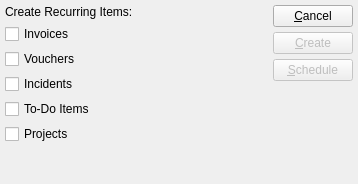
<?xml version="1.0" encoding="UTF-8"?>
<ui version="4.0">
 <comment>This file is part of the xTuple ERP: PostBooks Edition, a free and
open source Enterprise Resource Planning software suite,
Copyright (c) 1999-2011 by OpenMFG LLC, d/b/a xTuple.
It is licensed to you under the Common Public Attribution License
version 1.0, the full text of which (including xTuple-specific Exhibits)
is available at www.xtuple.com/CPAL.  By using this software, you agree
to be bound by its terms.</comment>
 <class>createRecurringItems</class>
 <widget class="QWidget" name="createRecurringItems">
  <property name="geometry">
   <rect>
    <x>0</x>
    <y>0</y>
    <width>358</width>
    <height>184</height>
   </rect>
  </property>
  <property name="sizePolicy">
   <sizepolicy hsizetype="Preferred" vsizetype="Preferred">
    <horstretch>0</horstretch>
    <verstretch>0</verstretch>
   </sizepolicy>
  </property>
  <property name="windowTitle">
   <string>Create Recurring Items</string>
  </property>
  <layout class="QGridLayout" name="gridLayout">
   <item row="0" column="0" colspan="3">
    <widget class="QLabel" name="_createRecurringItemsLit">
     <property name="text">
      <string>Create Recurring Items:</string>
     </property>
     <property name="alignment">
      <set>Qt::AlignLeading|Qt::AlignLeft|Qt::AlignTop</set>
     </property>
    </widget>
   </item>
   <item row="0" column="3" rowspan="8">
    <layout class="QVBoxLayout" name="verticalLayout">
     <item>
      <widget class="QPushButton" name="_close">
       <property name="text">
        <string>&amp;Cancel</string>
       </property>
      </widget>
     </item>
     <item>
      <widget class="QPushButton" name="_create">
       <property name="enabled">
        <bool>false</bool>
       </property>
       <property name="text">
        <string>&amp;Create</string>
       </property>
       <property name="default">
        <bool>true</bool>
       </property>
      </widget>
     </item>
     <item>
      <widget class="QPushButton" name="_submit">
       <property name="enabled">
        <bool>false</bool>
       </property>
       <property name="text">
        <string>&amp;Schedule</string>
       </property>
      </widget>
     </item>
     <item>
      <spacer>
       <property name="orientation">
        <enum>Qt::Vertical</enum>
       </property>
       <property name="sizeType">
        <enum>QSizePolicy::Expanding</enum>
       </property>
       <property name="sizeHint" stdset="0">
        <size>
         <width>20</width>
         <height>16</height>
        </size>
       </property>
      </spacer>
     </item>
    </layout>
   </item>
   <item row="3" column="0" colspan="2">
    <widget class="XCheckBox" name="_incidents">
     <property name="text">
      <string>Incidents</string>
     </property>
    </widget>
   </item>
   <item row="3" column="2" rowspan="3">
    <spacer>
     <property name="orientation">
      <enum>Qt::Horizontal</enum>
     </property>
     <property name="sizeHint" stdset="0">
      <size>
       <width>0</width>
       <height>0</height>
      </size>
     </property>
    </spacer>
   </item>
   <item row="4" column="0" colspan="2">
    <widget class="XCheckBox" name="_todoItems">
     <property name="text">
      <string>To-Do Items</string>
     </property>
    </widget>
   </item>
   <item row="5" column="0" colspan="2">
    <widget class="XCheckBox" name="_projects">
     <property name="text">
      <string>Projects</string>
     </property>
    </widget>
   </item>
   <item row="1" column="0" colspan="2">
    <widget class="XCheckBox" name="_invoices">
     <property name="text">
      <string>Invoices</string>
     </property>
    </widget>
   </item>
   <item row="7" column="0">
    <spacer name="verticalSpacer">
     <property name="orientation">
      <enum>Qt::Vertical</enum>
     </property>
     <property name="sizeHint" stdset="0">
      <size>
       <width>0</width>
       <height>0</height>
      </size>
     </property>
    </spacer>
   </item>
   <item row="2" column="0">
    <widget class="XCheckBox" name="_vouchers">
     <property name="text">
      <string>Vouchers</string>
     </property>
    </widget>
   </item>
  </layout>
 </widget>
 <layoutdefault spacing="5" margin="5"/>
 <pixmapfunction>qPixmapFromMimeSource</pixmapfunction>
 <customwidgets>
  <customwidget>
   <class>XCheckBox</class>
   <extends>QCheckBox</extends>
   <header>xcheckbox.h</header>
  </customwidget>
 </customwidgets>
 <tabstops>
  <tabstop>_invoices</tabstop>
  <tabstop>_incidents</tabstop>
  <tabstop>_todoItems</tabstop>
  <tabstop>_projects</tabstop>
  <tabstop>_create</tabstop>
  <tabstop>_close</tabstop>
 </tabstops>
 <resources/>
 <connections>
  <connection>
   <sender>_close</sender>
   <signal>clicked()</signal>
   <receiver>createRecurringItems</receiver>
   <slot>close()</slot>
   <hints>
    <hint type="sourcelabel">
     <x>525</x>
     <y>23</y>
    </hint>
    <hint type="destinationlabel">
     <x>20</x>
     <y>20</y>
    </hint>
   </hints>
  </connection>
 </connections>
</ui>
